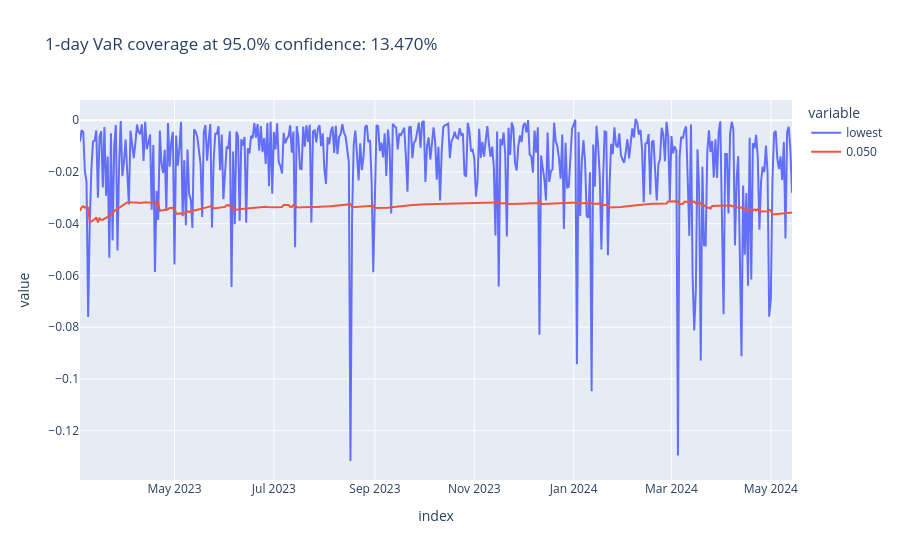

Notebook cell for this chart:
### Code cell
plot_coverage(df_var_full, "0.050")

### Figure 1 — Plotly figure (JSON) as saved in the notebook; plotly's stock layout.template omitted (floating-point values rounded to 4 significant figures; data arrays with more than 128 entries replaced by an {"elided": "..."} marker saying what was removed)
{"data": [{"hovertemplate": "variable=lowest<br>index=%{x}<br>value=%{y}<extra></extra>", "legendgroup": "lowest", "line": {"color": "#636efa", "dash": "solid"}, "marker": {"symbol": "circle"}, "mode": "lines", "name": "lowest", "orientation": "v", "showlegend": true, "type": "scatter", "x": {"elided": "438 str values"}, "xaxis": "x", "y": {"elided": "438 float values"}, "yaxis": "y"}, {"hovertemplate": "variable=0.050<br>index=%{x}<br>value=%{y}<extra></extra>", "legendgroup": "0.050", "line": {"color": "#EF553B", "dash": "solid"}, "marker": {"symbol": "circle"}, "mode": "lines", "name": "0.050", "orientation": "v", "showlegend": true, "type": "scatter", "x": {"elided": "438 str values"}, "xaxis": "x", "y": {"elided": "438 float values"}, "yaxis": "y"}], "layout": {"legend": {"title": {"text": "variable"}, "tracegroupgap": 0}, "title": {"text": "1-day VaR coverage at 95.0% confidence: 13.470%"}, "xaxis": {"anchor": "y", "domain": [0, 1], "title": {"text": "index"}}, "yaxis": {"anchor": "x", "domain": [0, 1], "title": {"text": "value"}}}}
